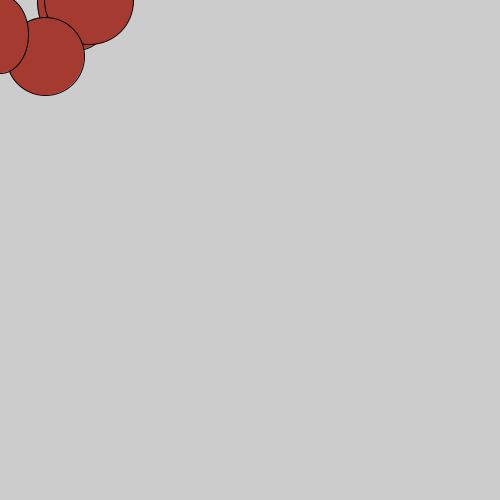
Frame 1 (no input)
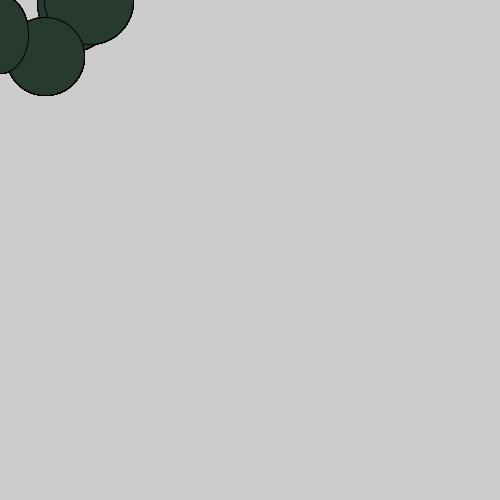
Frame 60 (the mouse pressed at the canvas centre just before this capture)
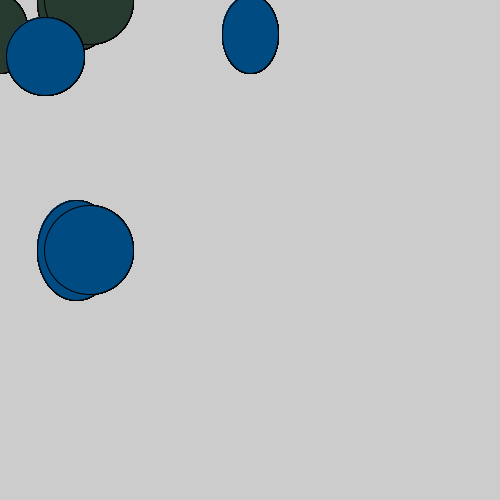
Frame 120 (the mouse held since frame 60 and released just before this capture)

The Processing sketch that drew these frames (run headless with seeded random() and noise(); from frame 60 on, the mouse is pressed at the canvas centre):

// Processing sketch: sketch_160328a
// ── sketch_160328a.pde
void setup() {
  size (500,500); 
}
void draw (){
  
  if(mousePressed){
  fill(0,75,130);
  }
  else{
  fill(random(255),58,48);
  }
  ellipse (76,mouseX,78,100);
  ellipse (89,mouseY,89,89);
  ellipse (45,56,78,78);
  ellipse (mouseX,34,56,78);
}
